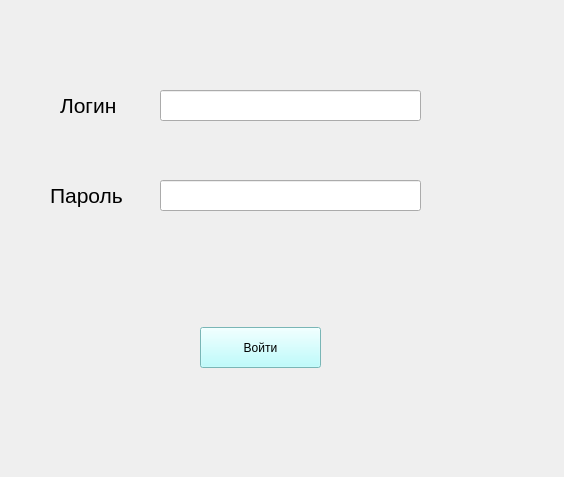
<?xml version="1.0" encoding="UTF-8"?>
<ui version="4.0">
 <class>Form</class>
 <widget class="QWidget" name="Form">
  <property name="geometry">
   <rect>
    <x>0</x>
    <y>0</y>
    <width>564</width>
    <height>477</height>
   </rect>
  </property>
  <property name="windowTitle">
   <string>Авторизация</string>
  </property>
  <widget class="QPushButton" name="pushButton">
   <property name="geometry">
    <rect>
     <x>200</x>
     <y>327</y>
     <width>121</width>
     <height>41</height>
    </rect>
   </property>
   <property name="styleSheet">
    <string notr="true">background-color: rgb(170, 255, 255);</string>
   </property>
   <property name="text">
    <string>Войти</string>
   </property>
  </widget>
  <widget class="QLineEdit" name="lineEdit">
   <property name="geometry">
    <rect>
     <x>160</x>
     <y>90</y>
     <width>261</width>
     <height>31</height>
    </rect>
   </property>
   <property name="font">
    <font>
     <pointsize>14</pointsize>
    </font>
   </property>
  </widget>
  <widget class="QLineEdit" name="lineEdit_2">
   <property name="geometry">
    <rect>
     <x>160</x>
     <y>180</y>
     <width>261</width>
     <height>31</height>
    </rect>
   </property>
   <property name="font">
    <font>
     <pointsize>14</pointsize>
    </font>
   </property>
  </widget>
  <widget class="QLabel" name="label">
   <property name="geometry">
    <rect>
     <x>60</x>
     <y>90</y>
     <width>81</width>
     <height>31</height>
    </rect>
   </property>
   <property name="font">
    <font>
     <pointsize>16</pointsize>
    </font>
   </property>
   <property name="text">
    <string>Логин</string>
   </property>
  </widget>
  <widget class="QLabel" name="label_2">
   <property name="geometry">
    <rect>
     <x>50</x>
     <y>180</y>
     <width>91</width>
     <height>31</height>
    </rect>
   </property>
   <property name="font">
    <font>
     <pointsize>16</pointsize>
    </font>
   </property>
   <property name="text">
    <string>Пароль</string>
   </property>
  </widget>
 </widget>
 <resources/>
 <connections/>
</ui>
